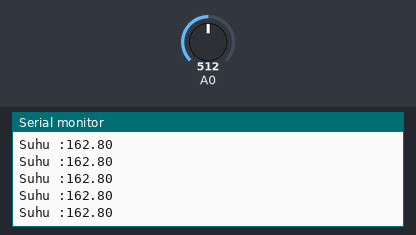
Bench run of a sketch on a simulated Arduino Uno, built with avr-gcc and run on an emulated ATmega328P. Shown: the last lines printed to the serial monitor. Inputs (shaded band) come from the test bench; at power-on: A0 = 512.

Above: at 1.2 s.
1.3 s: A0 set to 716
At 2.0 s:
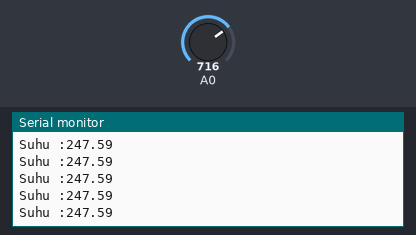
4.3 s: A0 set to 900
At 4.9 s:
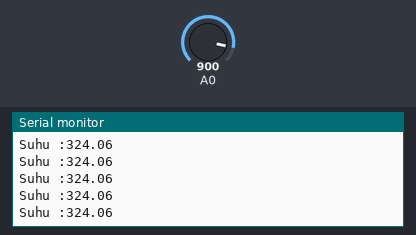
Timing chart, 0 to 7.3 s (numbered marks = the images above; inputs shaded):
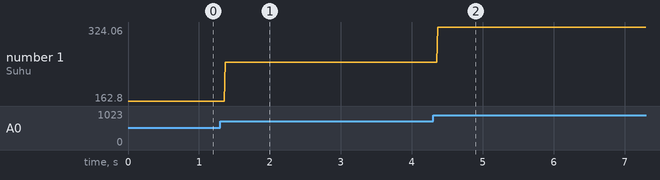

The sketch:

Code.ino
```cpp
int nilaiAnalog;
float nilaiTegangan;
float nilaiSuhu;

void setup()
{
  Serial.begin(9600);
}

void loop()
{
  nilaiAnalog = analogRead(A0);
  nilaiTegangan = (float(nilaiAnalog)/1203)*5;

  // 10mV = kenaikan 1 Celcius
  nilaiSuhu = ((nilaiTegangan-0.5)*1000)/10;
  Serial.print("Suhu :");
  Serial.println(nilaiSuhu);
}
```

Measured:
- after the input at 1.3 s, the serial monitor: prints a new line after 0.07 s (image 1)
- after the input at 4.3 s, the serial monitor: prints a new line after 0.07 s (image 2)
- plotted number 1: 162.8 → 247.59 after the input at 1.3 s, 247.59 → 324.06 after the input at 4.3 s
